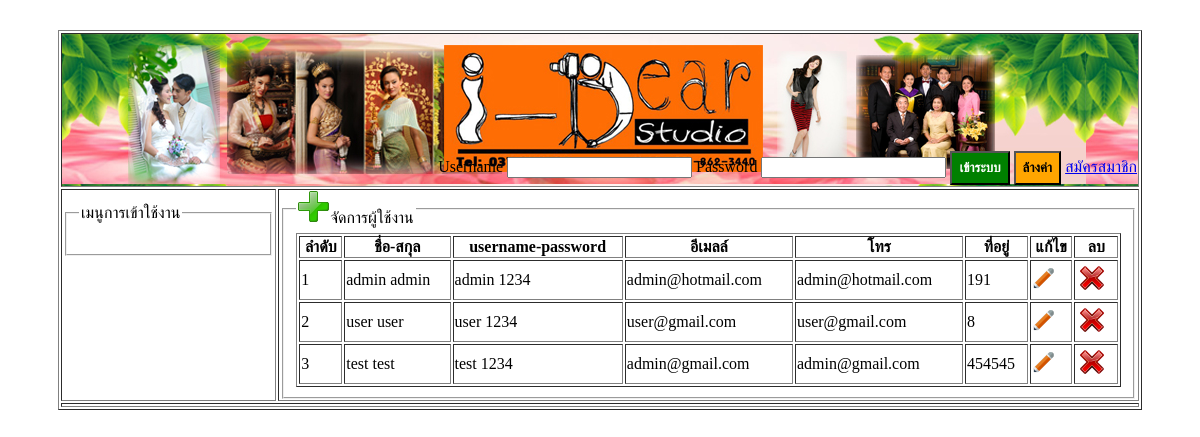
The page /person_manage.php on the database its author committed.
### tables this page shows
CREATE TABLE IF NOT EXISTS `person` (
  `pers_id` int(11) NOT NULL AUTO_INCREMENT,
  `pref_id` int(2) NOT NULL,
  `pers_status` enum('CUSTOMER','ADMIN') NOT NULL COMMENT '1=admin,2=customer',
  `pers_username` varchar(50) NOT NULL,
  `pers_password` varchar(50) NOT NULL,
  `pers_fname` varchar(50) NOT NULL,
  `pers_lname` varchar(50) NOT NULL,
  `pers_idcard` varchar(20) NOT NULL,
  `pers_birthday` date NOT NULL,
  `pers_address` varchar(30) NOT NULL,
  `pers_phone` varchar(15) NOT NULL,
  `pers_email` varchar(30) NOT NULL,
  `pers_active` enum('active','nonactive') NOT NULL,
  `pers_createdate` date NOT NULL,
  PRIMARY KEY (`pers_id`)
);

### person_manage.php (the view)
<?php include './inc_header.php'; ?>
<?php include './db/connect_db.php';?>
<?php
$sql = "SELECT * FROM person ORDER BY pers_id ASC";
$result = mysqli_query($conn, $sql);
?>
<tr>
    <td style="width:20%;vertical-align: text-top"><?php include './inc_menuleft.php'; ?></td>
    <td style="vertical-align: text-top">
        <fieldset>
            <legend><a href="person_form.php"><img src="image/icon/32x32-add-icon.png"/></a>จัดการผู้ใช้งาน</legend>
            <table border="1">
                <thead>
                    <tr>
                        <th>ลำดับ</th>
                        <th>ชื่อ-สกุล</th>
                        <th>username-password</th>
                        <th>อีเมลล์</th>
                        <th>โทร</th>
                        <th>ที่อยู่</th>
                        <th>แก้ไข</th>
                        <th>ลบ</th>
                    </tr>
                </thead>
                <tbody>
                    <?php $i = 1;while ($row = mysqli_fetch_array($result)) { ?>
                        <tr>
                            <td><?=$i?></td>
                            <td><?=$row['pers_fname'].'   '.$row['pers_lname']?></td>
                            <td><?=$row['pers_username'].'   '.$row['pers_password']?></td>
                            <td><?=$row['pers_email']?></td>
                            <td><?=$row['pers_email']?></td>
                            <td>
                                <?=$row['pers_address']?>
                            </td>
                            <td>
                                <a href="person_form.php?id=<?=$row['pers_id']?>"><img src="image/icon/32x32-edit-icon.png"/></a>
                            </td>
                            <td>
                                <a href="person_delete.php?id=<?=$row['pers_id']?>" onclick="return confirm('ยืนยันการลบข้อมูล')">
                                    <img src="image/icon/32x32-delete-icon.png"/>
                                </a>
                            </td>
                        </tr>
                    <?php $i++;} ?>
                </tbody>
            </table>
        </fieldset>
    </td>
</tr>
<?php include './inc_footer.php'; ?>

### css/style.css (style rules this page uses)
table { width: 100%; }

### rows shown on the page
person: pers_fname "admin", pers_lname "admin", pers_username "admin", pers_password "1234", pers_email "admin@hotmail.com", pers_address "191"
person: pers_fname "user", pers_lname "user", pers_username "user", pers_password "1234", pers_email "user@gmail.com", pers_address "8"
person: pers_fname "test", pers_lname "test", pers_username "test", pers_password "1234", pers_email "admin@gmail.com", pers_address "454545"
